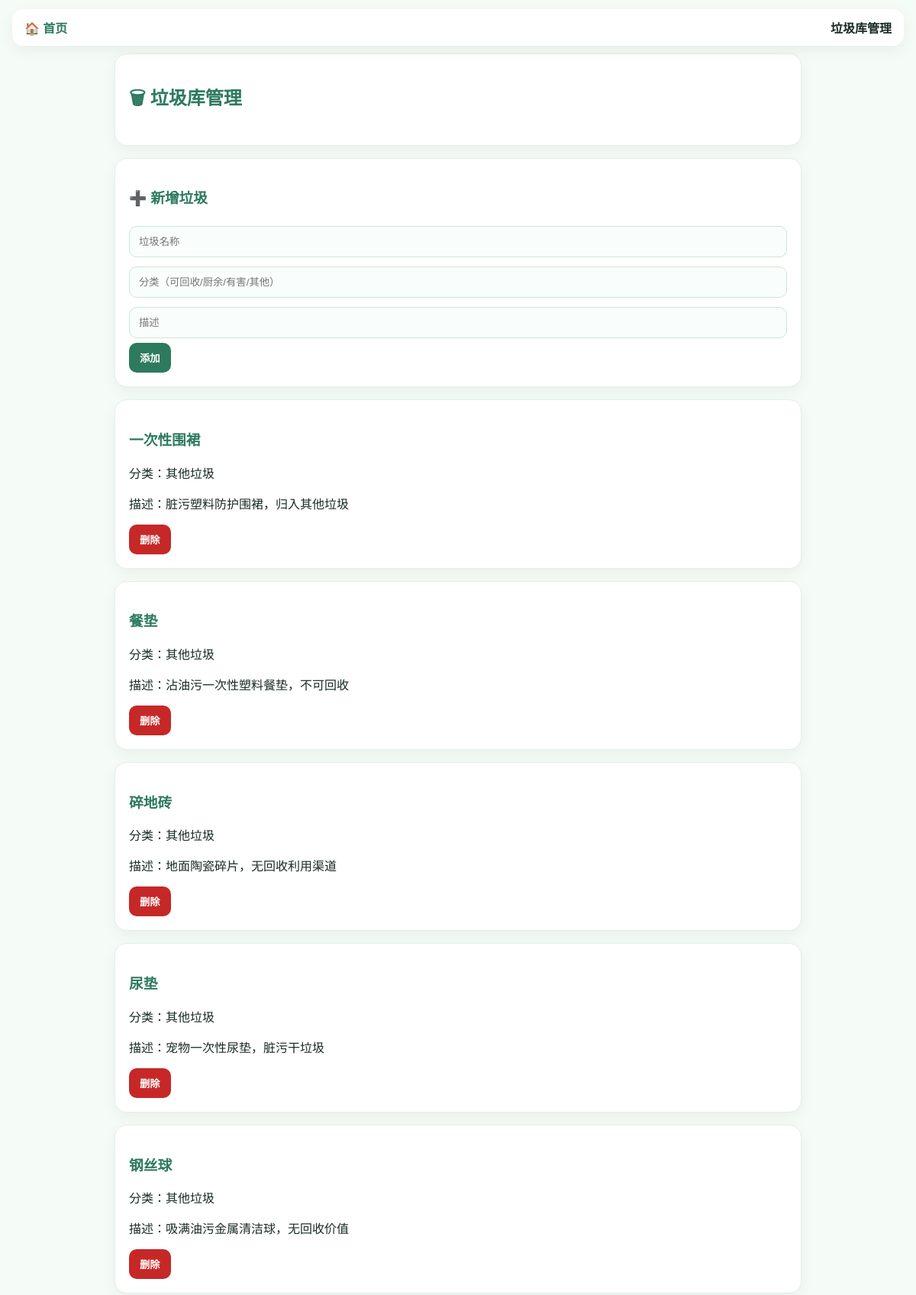
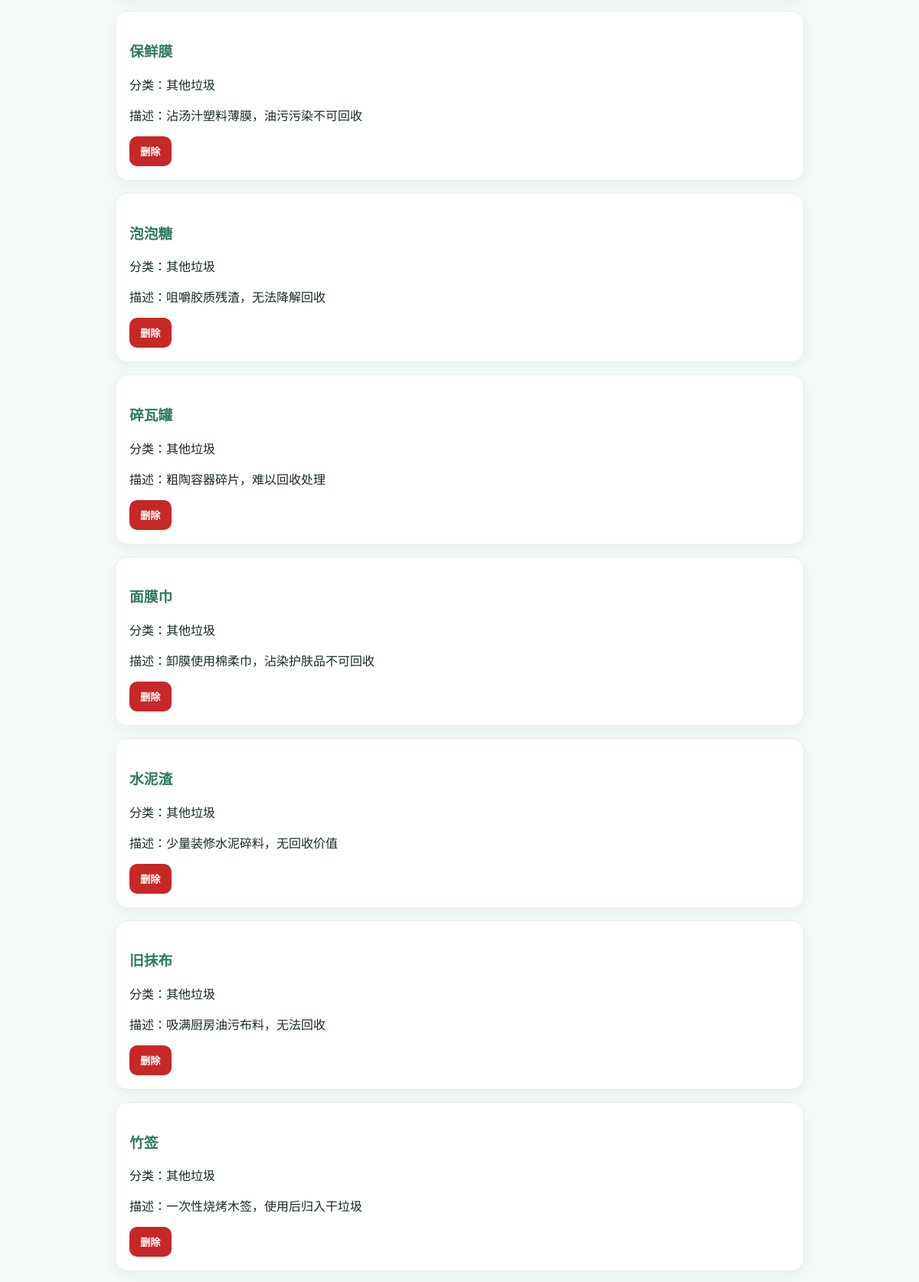
The page /admin_rubbish (signed in, upper part) on the database its author committed (2 pictures, top to bottom).
### models.py (models this page shows)
class Rubbish(db.Model):
    id = db.Column(db.Integer, primary_key=True)
    name = db.Column(db.String(100), unique=True)   # 电池 / 香蕉 / 纸巾
    category = db.Column(db.String(50))             # 有害 / 厨余 / 可回收
    description = db.Column(db.Text)                # 说明

### app.py (the view)
@app.route('/admin_rubbish')
def admin_rubbish():
    if not session.get('user_id'):
        return redirect('/login')
    if not session.get('is_admin'):
        return "无权限访问"
    items = Rubbish.query.order_by(Rubbish.id.desc()).all()
    return render_template(
        'admin_rubbish.html',
        items=items
    )

### templates/admin_rubbish.html (shortened to what this page needs)
<!DOCTYPE html>
<html>
<div class="top-bar">
    <a href="/" class="nav-home">🏠 首页</a>
    <div class="nav-title">垃圾库管理</div>
</div>
<head>
    <link rel="stylesheet" href="/static/style.css">
</head>
<body>
<div class="container">
    <div class="card center">
        <h2>🗑 垃圾库管理</h2>
    </div>
    <div class="card">
        <h3>➕ 新增垃圾</h3>
        <form method="post" action="/admin_rubbish_add">
            <input name="name" placeholder="垃圾名称">
            <input name="category" placeholder="分类（可回收/厨余/有害/其他）">
            <input name="description" placeholder="描述">
            <button type="submit">添加</button>
        </form>
    </div>
    {% for i in items %}
    <div class="card">
        <h3>{{ i.name }}</h3>
        <p>分类：{{ i.category }}</p>
        <p>描述：{{ i.description }}</p>
        <a href="/admin_rubbish_delete/{{ i.id }}">
            <button style="background:#c62828;">删除</button>
        </a>
    </div>
    {% endfor %}
</div>
</body>
</html>

### static/style.css (style rules this page uses)
body { margin:0; font-family:"Segoe UI","PingFang SC",sans-serif; background:#f5fbf7; color:#1a2b25; }
.container { max-width:900px; margin:30px auto; padding:20px; }
.card { background:white; border-radius:16px; padding:18px; margin-bottom:16px; border:1px solid #e6efe9; box-shadow:0 6px 18px rgba(0,0,0,0.05); transition:all 0.25s ease; }
h2,h3,h4 { color:#2d7a5f; }
button { border:none; padding:10px 14px; border-radius:10px; cursor:pointer; background:#2d7a5f; color:white; font-weight:600; transition:all 0.2s ease; }
input { width:100%; box-sizing:border-box; padding:12px; margin:6px 0; border-radius:10px; border:1px solid #cde6d6; background:#f9fdfb; outline:none; transition:all 0.2s ease; }
.top-bar { display:flex; align-items:center; justify-content:space-between; padding:12px 16px; margin-bottom:20px; background:white; border-radius:14px; box-shadow:0 6px 20px rgba(0,0,0,0.06); position: fixed; top: 12px; left: 16px; right: 16px; z-index: 1000; }
.nav-home { text-decoration:none; color:#2d7a5f; font-weight:600; }
.nav-title { font-weight:700; color:#1a2b25; }

### rows shown on the page
Rubbish: name "一次性围裙", category "其他垃圾", description "脏污塑料防护围裙，归入其他垃圾"
Rubbish: name "餐垫", category "其他垃圾", description "沾油污一次性塑料餐垫，不可回收"
Rubbish: name "碎地砖", category "其他垃圾", description "地面陶瓷碎片，无回收利用渠道"
Rubbish: name "尿垫", category "其他垃圾", description "宠物一次性尿垫，脏污干垃圾"
Rubbish: name "钢丝球", category "其他垃圾", description "吸满油污金属清洁球，无回收价值"
Rubbish: name "保鲜膜", category "其他垃圾", description "沾汤汁塑料薄膜，油污污染不可回收"
Rubbish: name "泡泡糖", category "其他垃圾", description "咀嚼胶质残渣，无法降解回收"
Rubbish: name "碎瓦罐", category "其他垃圾", description "粗陶容器碎片，难以回收处理"
Rubbish: name "面膜巾", category "其他垃圾", description "卸膜使用棉柔巾，沾染护肤品不可回收"
Rubbish: name "水泥渣", category "其他垃圾", description "少量装修水泥碎料，无回收价值"
Rubbish: name "旧抹布", category "其他垃圾", description "吸满厨房油污布料，无法回收"
Rubbish: name "竹签", category "其他垃圾", description "一次性烧烤木签，使用后归入干垃圾"
